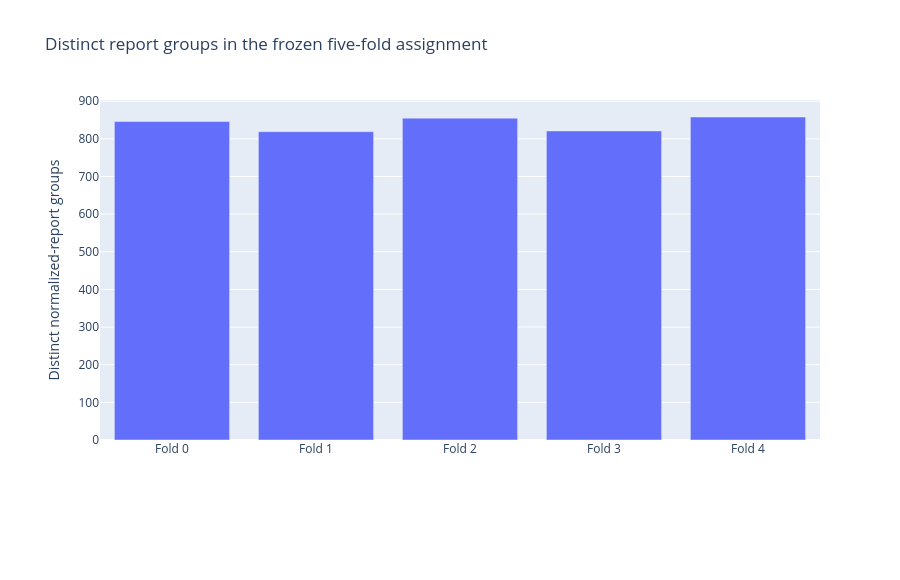

Notebook cell for this chart:
### Markdown cell above
## 02 · Report-group folds

Counts describe report groups, not disease balance. Patient and site identity have not been established.

Each figure saves its numerical specification, native Plotly JSON, interactive HTML, and PNG companion. The PNG is emitted separately and remains in the saved notebook.

### Code cell
display_saved(2)

### Figure 1 — Plotly figure (JSON) as saved in the notebook; plotly's stock layout.template omitted (floating-point values rounded to 4 significant figures)
{"data": [{"name": "Report groups", "type": "bar", "x": ["Fold 0", "Fold 1", "Fold 2", "Fold 3", "Fold 4"], "y": [846, 819, 855, 821, 858]}], "layout": {"barmode": "group", "height": 580, "margin": {"b": 140, "l": 100}, "meta": {"numeric_spec_sha256": "d0c1d09ef48edd45853af90a97634b21273d55f7a6edbad5d4d55988dd2c07bf", "role": "aggregate_supervision_diagnostic"}, "title": {"text": "Distinct report groups in the frozen five-fold assignment"}, "yaxis": {"title": {"text": "Distinct normalized-report groups"}}}}
